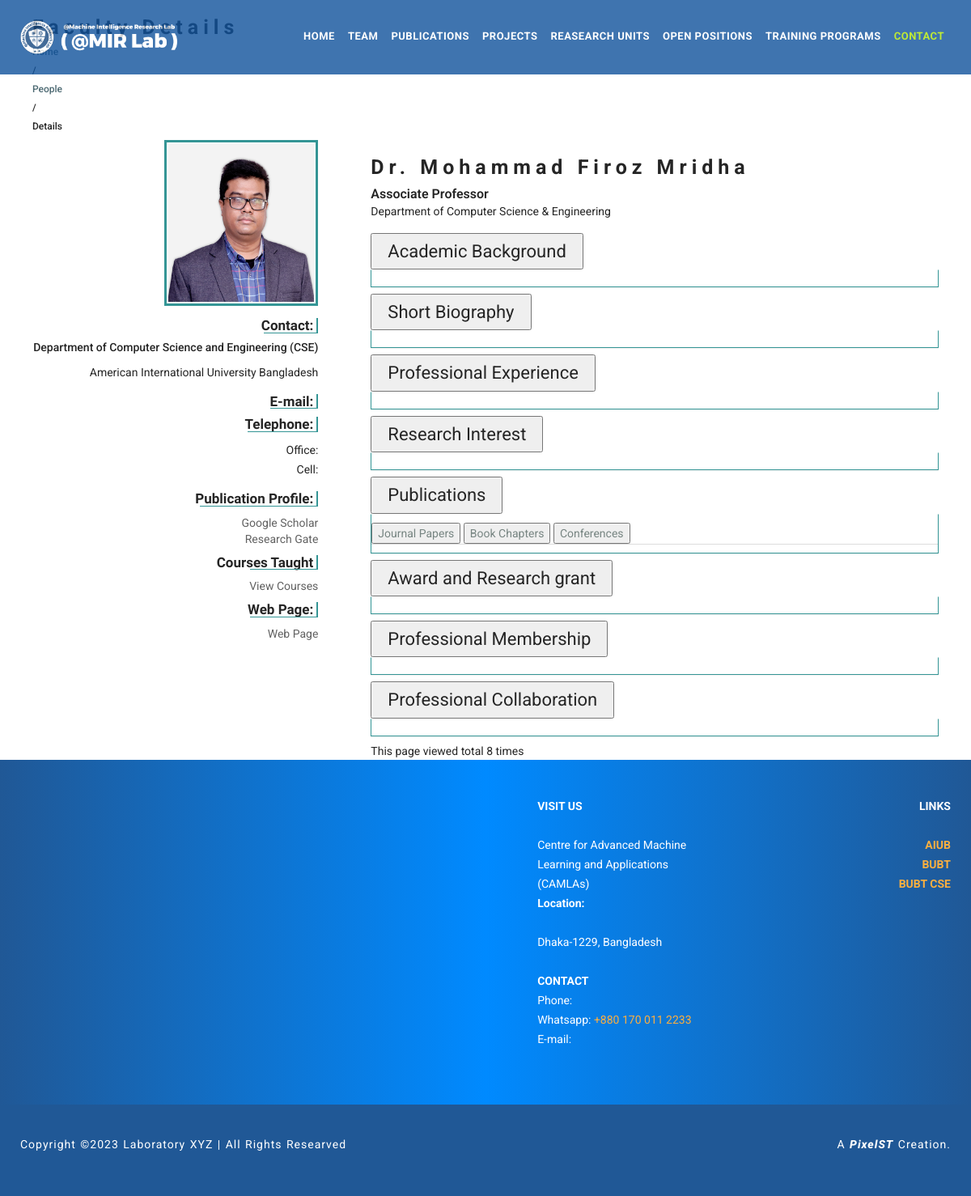
Page /peopleDetailsView/1/ on the committed database.
### users/models.py (models this page shows, shortened)
class People(models.Model):
    FullName = models.CharField(max_length=200, blank = False, verbose_name = ("Full Name"), null=True)
    BanglaName = models.CharField(max_length=200, blank = True)
    designation = models.ForeignKey(Designation, on_delete= models.CASCADE, verbose_name ="Designation", blank = False , null=True)
    LoginUser = models.ForeignKey(User, on_delete= models.CASCADE, verbose_name = ("Select your E-mail"),null=True )
    university = models.TextField(max_length=300,null=True,blank=True)
    category = models.CharField(max_length=100,choices=PEOPLE_CHOICES,default="research_student")
    img = models.FileField(upload_to="people/",blank = True, verbose_name = ("Photo"))
    email= models.CharField(max_length=200, blank = True)
    research_Topic = models.ManyToManyField(ResearchTopic, blank=True, null=True)
    google_ScholarLink = models.CharField(max_length=200, blank = True)
    research_Gate_Link = models.CharField(max_length=200, blank = True)
    GitHub_link= models.CharField(max_length=200, blank = True)
    LinkedIn_link = models.CharField(max_length=200, blank = True)
    Kaggle_link = models.CharField(max_length=200, blank = True)
    website = models.CharField(max_length=200, blank = True)
    other_Contact = models.CharField(max_length=200, blank = True)
    academic_Background = RichTextField(blank=True, null=True)
    biography = RichTextField(blank=True, null=True)
    Professional_Certifications = RichTextField(blank=True, null=True)
    AwardAndResearchGrant = RichTextField(blank=True, null=True)
    journal_Papers = RichTextField(blank=True, null=True)
    conference_Papers = RichTextField(blank=True, null=True)
    professional_membership= RichTextField(blank=True, null=True)
    professional_international_work = RichTextField(blank=True, null=True)
    seniority_order = models.IntegerField(default= 999)
    status = models.IntegerField(choices=STATUS, default = 1)
    total_views=models.IntegerField(default=0)
    class Meta:
        ordering = ['seniority_order']
        verbose_name = 'Team Member'
        verbose_name_plural = 'Team Members'
    if img.blank == False :
        def save(self, *args, **kwargs):
            new_image = compress(self.img)
            self.img = new_image
            super().save(*args, **kwargs)

class Designation(models.Model):
    title = models.CharField(max_length=250, unique=True, default="")
    dsgOrder = models.CharField(max_length=3, blank=False, default="", unique=True)
    slug = models.SlugField(default="", unique=True)
    class Meta:
        ordering = ["-dsgOrder"]
        verbose_name = 'Faculty designation'
        verbose_name_plural = 'Faculty designations'
    def __str__(self):
        return self.title

### blog/views.py (the view)
# urls.py: path('peopleDetailsView/<post_id>/', views.peopleDetailsView, name='peopleDetailsView'),
def peopleDetailsView(request, post_id):
    post = People.objects.get(pk=post_id)
    post.total_views = post.total_views+1
    post.save()
    return render(request, 'People_details.html', {'post' : post})

### templates/people_details.html (shortened to what this page needs)
{% extends 'basic.html' %}
{% load static %}
{% block body %}
<section id="page-content" class="page-wrapper">
    <div class="page_head_bg">
        <div class="page_head">
            <div class="container">
                <div class="row">
                    <div class="col-md-12">
                        <div class="page_head_section ptb-70">
                            <div class="ph_title">
                                <h2>Faculty Details</h2>
                            </div>
                            <div class="ph_menu">
                                <h5><a href="{% url 'index' %}">Home</a></h5>
                                <h5>/</h5>
                                <h5><a href="{% url 'people' %}">People</a></h5>
                                <h5>/</h5>
                                <h5>Details</h5>
                            </div>
                        </div>
                    </div>
                </div>
            </div>
        </div>
    </div>
    <div class="f-detail-wrapper">
        <div class="f-detail_area ptb-60">
            <div class="container">
                <div class="row">
                    <div class="col-md-4">
                        <div class="fac_profile pt-20">
                            <div class="fac_dp">
                                {% if post.img %}
                                    <img src="{{ post.img.url }}" alt="Photo">
                                 {% endif %}
                            </div>
                            <div class="fac_cart">
                                <div class="f_contact">
                                    <h5>Contact:</h5>
                                    <h6>Department of Computer Science and Engineering (CSE)</h6>
                                    <p>{{post.university}}</p>
                                </div>
                            </div>
                            <div class="fac_cart">
                                <div class="f_mail">
                                    <h5>E-mail:</h5>
                                </div>
                            </div>
                            <div class="fac_cart">
                                <div class="f_cell">
                                    <h5>Telephone:</h5>
                                    <p>Office: {{ post.office_Phone | safe }}<br>Cell: {{ post.other_Contact | safe }} </p>
                                </div>
                            </div>
                            <div class="fac_cart">
                                <div class="f_pp">
                                    <h5>Publication Profile:</h5>
                                    <a href="{{ post.google_ScholarLink | safe }}">Google Scholar</a>
                                    <a href="{{ post.research_Gate_Link | safe }}">Research Gate</a>
                                </div>
                            </div>
                            <div class="fac_cart">
                                <div class="f_web">
                                    <h5>Courses Taught</h5>
                                    <a href="">View Courses</a>
                                </div>
                            </div>
                            <div class="fac_cart">
                                <div class="f_web">
                                    <h5>Web Page:</h5>
                                    <a href="{{post.website | safe}}">Web Page</a>
                                </div>
                            </div>
                        </div>
                    </div>
                    <div class="col-md-8">
                        <div class="fac_detail pt-20">
                            <div class="fac_title">
                                <h2>{{ post.FullName  }}</h2>{% if post.leav_status %}(<span>{{ post.leav_status | safe }}</span>){% endif %}
                                <h6>{{ post.designation | safe }}</h6>
                                <p>Department of Computer Science & Engineering</p>
                            </div>
                            <div class="fac_info_wrapper">
                                <div class="fac_info">
                                    <button class="accordion for_facDet">Academic Background</button>
                                    <div class="panel for_bgborder">
                                        <div class="academic_block">
                                        </div>
                                    </div>
                                </div>
                                <div class="fac_info">
                                    <button class="accordion for_facDet">Short Biography</button>
                                    <div class="panel for_bgborder">
                                        <div class="academic_block">
                                        </div>
                                    </div>
                                </div>
                                <div class="fac_info">
                                    <button class="accordion for_facDet">Professional Experience</button>
                                    <div class="panel for_bgborder">
                                        <div class="academic_block">
                                        </div>
                                    </div>
                                </div>
                                <div class="fac_info">
                                    <button class="accordion for_facDet">Research Interest</button>
                                    <div class="panel for_bgborder">
                                        <div class="academic_block">
                                        </div>
                                    </div>
                                </div>
                                <div class="fac_info">
                                    <button class="accordion for_facDet">Publications</button>
                                    <div class="panel for_bgborder">
                                        <div class="academic_block">
                                            <div class="faculty_body">
                                                <nav>
                                                    <div class="nav nav-tabs custom_event" id="nav-tab" role="tablist">
                                                        <button class="nav-link custom_event_btn active" id="nav-journal-tab" data-bs-toggle="tab" data-bs-target="#nav-journal" type="button" role="tab" aria-controls="nav-journal" aria-selected="false">Journal Papers</button>
                                                        <button class="nav-link custom_event_btn" id="nav-book-tab" data-bs-toggle="tab" data-bs-target="#nav-book" type="button" role="tab" aria-controls="nav-book" aria-selected="false">Book Chapters</button>
                                                        <button class="nav-link custom_event_btn" id="nav-conferences-tab" data-bs-toggle="tab" data-bs-target="#nav-conferences" type="button" role="tab" aria-controls="nav-conferences" aria-selected="false">Conferences</button>
                                                    </div>
                                                </nav>
                                            </div>
                                        </div>
                                    </div>
                                </div>
                                <div class="fac_info">
                                    <button class="accordion for_facDet">Award and  Research grant</button>
                                    <div class="panel for_bgborder">
                                        <div class="academic_block">
                                        </div>
                                    </div>
                                </div>
                                <div class="fac_info">
                                    <button class="accordion for_facDet">Professional Membership</button>
                                    <div class="panel for_bgborder">
                                        <div class="academic_block">
                                        </div>
                                    </div>
                                </div>
                                <div class="fac_info">
                                    <button class="accordion for_facDet">Professional Collaboration</button>
                                    <div class="panel for_bgborder">
                                        <div class="academic_block">
                                        </div>
                                    </div>
                                </div>
                                <p>This page viewed total {{post.total_views}} times</p>
                            </div>
                        </div>
                    </div>
                </div>
            </div>
        </div>
    </div>
</section>
{% endblock %}

### static/css/style.css (style rules this page uses)
html { position: relative; min-height: 100%; }
a { text-decoration: none !important; }
p { font-size: 14px; font-weight: normal; line-height: 24px; margin-bottom: 15px; font-family: "Roboto" !important; }

### static/css/custom.css (style rules this page uses)
.fac_profile { text-align: right; }
.fac_dp { margin-bottom: 15px; position: relative; }
.fac_dp img { height: 205px; width: 190px; border: 3px solid #349595; padding: 2px; }
.f_contact h6 { font-size: 14px; font-family: 'Roboto'; }
.fac_cart { margin-bottom: 10px; }
.fac_cart h5 { font-family: 'Dosis'; font-weight: 600; font-size: 17px; border-right: 2px solid #349595; padding-right: 4px; position: relative; }
.fac_cart h5::before { position: absolute; height: 1px; background: #349595; bottom: 0; right: 0; content: ""; width: 0px; }
.f_contact h5::before { width: 65px; }
.f_mail h5::before { width: 57px; }
.f_cell h5::before { width: 85px; }
.f_pp h5::before { width: 144px; }
.f_web h5::before { width: 82px; }
.fac_cart p { font-family: 'Roboto'; font-size: 14px; }
.fac_cart a { font-family: 'Roboto'; color: #626262; display: block; font-size: 14px; }
.conference, .journal, .publish, .academic_block, .r_interest, .r_area { color: #778582; font-family: 'Roboto'; }
.fac_detail { font-family: 'Roboto'; margin-left: 35px; }
.fac_title h6 { font-size: 16px; font-family: 'Roboto'; font-weight: 600; margin-bottom: 0px; }
.fac_info_wrapper p { margin-bottom: 0px; line-height: 21px; }
.for_bgborder { border-left: 1px solid #349595; border-right: 1px solid #349595; border-bottom: 1px solid #349595; margin-bottom: 8px; }
.for_facDet.accordion { font-size: 22px; padding: 5px 19px; margin-bottom: 0px; }
.for_facDet.accordion::after { font-size: 44px; margin-top: 10px; }
.academic_block { padding: 10px 0px; }

### static/css/dropdown-menu-style.css (style rules this page uses)
.nav-link { display:inline-block }

### rows in the picture
People: img (picture), university "American International University Bangladesh", FullName "Dr. Mohammad Firoz Mridha", designation "Associate Professor", total_views "8"
